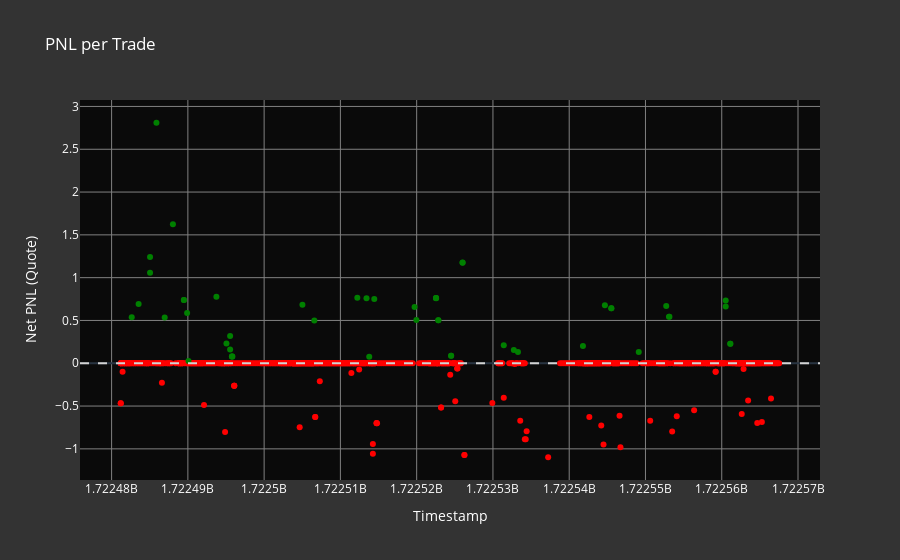

Notebook source saved alongside this figure:
### Markdown cell above
### Scatter of PNL per Trade
This bar chart illustrates the PNL for each individual trade. Positive PNLs are shown in green and negative PNLs in red, providing a clear view of profitable vs. unprofitable trades.

### Code cell
import plotly.express as px

# Create a new column for profitability
executors_df['profitable'] = executors_df['net_pnl_quote'] > 0

# Create the scatter plot
fig = px.scatter(
    executors_df,
    x="timestamp",
    y='net_pnl_quote',
    title='PNL per Trade',
    color='profitable',
    color_discrete_map={True: 'green', False: 'red'},
    labels={'timestamp': 'Timestamp', 'net_pnl_quote': 'Net PNL (Quote)'},
    hover_data=['filled_amount_quote', 'side']
)

# Customize the layout
fig.update_layout(
    xaxis_title="Timestamp",
    yaxis_title="Net PNL (Quote)",
    legend_title="Profitable",
    font=dict(size=12, color="white"),
    showlegend=False,
    plot_bgcolor='rgba(0,0,0,0.8)',  # Dark background
    paper_bgcolor='rgba(0,0,0,0.8)',  # Dark background for the entire plot area
    xaxis=dict(gridcolor="gray"),
    yaxis=dict(gridcolor="gray")
)

# Add a horizontal line at y=0 to clearly separate profits and losses
fig.add_hline(y=0, line_dash="dash", line_color="lightgray")

# Show the plot
fig.show()

### Figure 1 — Plotly figure (JSON) as saved in the notebook; plotly's stock layout.template omitted (floating-point values rounded to 4 significant figures; data arrays with more than 128 entries replaced by an {"elided": "..."} marker saying what was removed)
{"data": [{"customdata": {"elided": "760x2 mixed values"}, "hovertemplate": "profitable=False<br>Timestamp=%{x}<br>Net PNL (Quote)=%{y}<br>filled_amount_quote=%{customdata[0]}<br>side=%{customdata[1]}<extra></extra>", "legendgroup": "False", "marker": {"color": "red", "symbol": "circle"}, "mode": "markers", "name": "False", "orientation": "h", "showlegend": true, "x": {"elided": "760 float values"}, "xaxis": "x", "y": {"elided": "760 float values"}, "yaxis": "y", "type": "scatter"}, {"customdata": [[166.7, "SELL"], [166.7, "SELL"], [166.7, "SELL"], [166.7, "SELL"], [166.7, "SELL"], [166.9, "SELL"], [166.9, "SELL"], [166.5, "BUY"], [166.7, "BUY"], [166.6, "BUY"], [166.5, "BUY"], [166.6, "BUY"], [166.8, "SELL"], [166.9, "SELL"], [166.7, "SELL"], [167.0, "SELL"], [166.7, "SELL"], [166.7, "SELL"], [166.7, "SELL"], [166.6, "BUY"], [166.6, "BUY"], [166.3, "BUY"], [166.7, "SELL"], [166.8, "SELL"], [167.0, "SELL"], [167.0, "SELL"], [165.8, "BUY"], [166.0, "BUY"], [166.1, "BUY"], [166.9, "SELL"], [166.7, "SELL"], [166.9, "SELL"], [166.7, "SELL"], [166.8, "SELL"], [166.7, "SELL"], [166.5, "BUY"], [166.8, "SELL"], [166.7, "SELL"], [166.8, "SELL"], [166.4, "BUY"], [166.4, "BUY"], [166.6, "BUY"], [166.4, "BUY"], [166.7, "BUY"], [166.8, "SELL"], [166.8, "SELL"], [166.8, "SELL"], [166.7, "SELL"], [166.9, "SELL"], [166.7, "SELL"]], "hovertemplate": "profitable=True<br>Timestamp=%{x}<br>Net PNL (Quote)=%{y}<br>filled_amount_quote=%{customdata[0]}<br>side=%{customdata[1]}<extra></extra>", "legendgroup": "True", "marker": {"color": "green", "symbol": "circle"}, "mode": "markers", "name": "True", "orientation": "h", "showlegend": true, "x": [1722000000.0, 1722000000.0, 1722000000.0, 1722000000.0, 1722000000.0, 1722000000.0, 1722000000.0, 1722000000.0, 1722000000.0, 1722000000.0, 1722000000.0, 1722000000.0, 1722000000.0, 1722000000.0, 1722000000.0, 1722000000.0, 1722000000.0, 1722000000.0, 1723000000.0, 1723000000.0, 1723000000.0, 1723000000.0, 1723000000.0, 1723000000.0, 1723000000.0, 1723000000.0, 1723000000.0, 1723000000.0, 1723000000.0, 1723000000.0, 1723000000.0, 1723000000.0, 1723000000.0, 1723000000.0, 1723000000.0, 1723000000.0, 1723000000.0, 1723000000.0, 1723000000.0, 1723000000.0, 1723000000.0, 1723000000.0, 1723000000.0, 1723000000.0, 1723000000.0, 1723000000.0, 1723000000.0, 1723000000.0, 1723000000.0, 1723000000.0], "xaxis": "x", "y": [0.5374, 0.693, 1.058, 1.243, 2.81, 0.5348, 1.623, 0.739, 0.7397, 0.5878, 0.02583, 0.7756, 0.2321, 0.1621, 0.3187, 0.079, 0.07885, 0.07885, 0.6843, 0.5001, 0.7662, 0.76, 0.07604, 0.7513, 0.6566, 0.5057, 0.7604, 0.7611, 0.7619, 0.5032, 0.5027, 0.08675, 0.08667, 1.177, 1.175, 0.2105, 0.1535, 0.1314, 0.2004, 0.6764, 0.643, 0.6436, 0.131, 0.6687, 0.5443, 0.5442, 0.6642, 0.7321, 0.2291, 0.2289], "yaxis": "y", "type": "scatter"}], "layout": {"xaxis": {"anchor": "y", "domain": [0.0, 1.0], "title": {"text": "Timestamp"}, "gridcolor": "gray"}, "yaxis": {"anchor": "x", "domain": [0.0, 1.0], "title": {"text": "Net PNL (Quote)"}, "gridcolor": "gray"}, "legend": {"title": {"text": "Profitable"}, "tracegroupgap": 0}, "title": {"text": "PNL per Trade"}, "font": {"size": 12, "color": "white"}, "showlegend": false, "plot_bgcolor": "rgba(0,0,0,0.8)", "paper_bgcolor": "rgba(0,0,0,0.8)", "shapes": [{"line": {"color": "lightgray", "dash": "dash"}, "type": "line", "x0": 0, "x1": 1, "xref": "x domain", "y0": 0, "y1": 0, "yref": "y"}]}}
